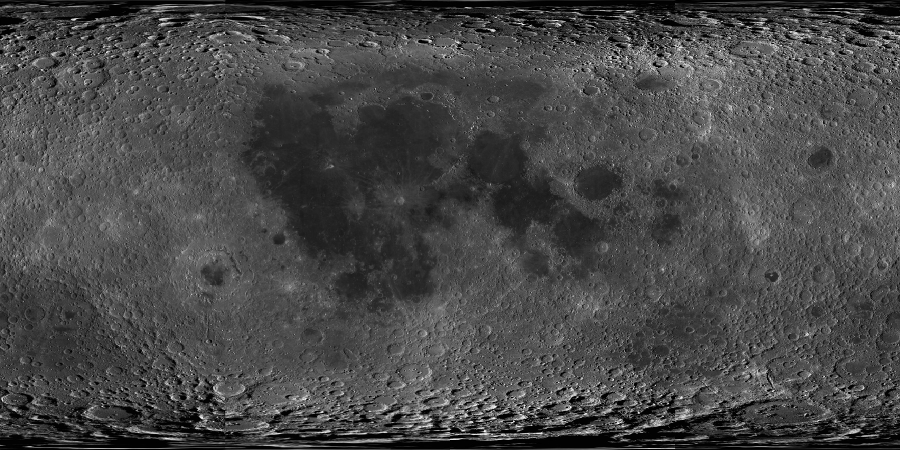
#> input picture examples/lunar-global-wac.jpg, 1800 x 900 px (shown at 1/2 size)
$ python peirce_mosaic.py
#> lines starting #> are read from the running program, lines starting #| are printed output that depends on the picture
### src/pyconformal/cartography.py
"""Spherical conformal map projections."""

from cmath import rect
from math import floor, isfinite, radians, remainder, sqrt, tan

import numpy as np
from numpy.typing import ArrayLike, NDArray
from scipy.special import ellipj, elliprf

from pyconformal.mobius import disk_to_upper_half_plane
from pyconformal.sc import upper_half_plane_to_square

__all__ = [
    "north_hemisphere_to_square",
    "peirce_quincuncial",
    "peirce_quincuncial_inverse",
    "stereographic_north_disk",
]

_LEMNISCATE_CONSTANT = float(elliprf(0, 1, 2))


def _longitude_angle(longitude: float, central_meridian: float) -> float:
    if not (isfinite(longitude) and isfinite(central_meridian)):
        raise ValueError("Longitude and central meridian must be finite.")
    return remainder(remainder(longitude, 360) - remainder(central_meridian, 360) + 45, 360)


def _stereographic(angle: float, latitude: float) -> complex:
    radius = 1.0 if latitude == 0 else tan(radians((90 - latitude) / 2))
    if abs(angle) == 180:
        return complex(-radius)
    return rect(radius, radians(angle))


# [32 lines left out: functions stereographic_north_disk, north_hemisphere_to_square, not called in this run]


def _north_square(angle: float, latitude: float) -> complex:
    if latitude == 90:
        return 0j
    if latitude == 0:
        # The Cayley value on the unit circle is real, with a pole at −1.
        if abs(angle) == 180:
            half_plane = complex(float("inf"), 0)
        elif abs(angle) == 90:
            half_plane = complex(angle / 90)
        else:
            half_plane = complex(tan(radians(angle / 2)))
    else:
        half_plane = disk_to_upper_half_plane(_stereographic(angle, latitude))
        # Values within rounding distance of the equator can acquire a
        # small negative imaginary part when the disk point is rounded.
        if half_plane.imag < 0:
            half_plane = complex(half_plane.real)
    return upper_half_plane_to_square(half_plane)


def peirce_quincuncial(
    longitude: float, latitude: float, *, central_meridian: float = 0
) -> complex:
    """Project the sphere to Peirce's normalized global square.

    Longitudes are east-positive and latitudes are spherical, in degrees.
    The outer square is ``[-1, 1] x [-1, 1]`` and its central diamond
    contains the northern hemisphere. Four southern triangles fill the
    corners. Each southern cut meridian has two edge copies. An input on
    a cut uses the sector immediately to its east. Longitude selects
    which of the four equivalent corners represents the south pole.

    References
    ----------
    Peirce (1879), *A quincuncial projection of the sphere*.
    PROJ, https://proj.org/en/stable/operations/projections/peirce_q.html.
    """
    if not -90 <= latitude <= 90:
        raise ValueError("Spherical latitude must be between -90 and 90 degrees.")
    angle = _longitude_angle(longitude, central_meridian)
    square = _north_square(angle, abs(latitude))
    if latitude < 0:
        # Reflect the corresponding northern sector across its equatorial side.
        sector = floor(angle / 90) % 4
        match sector:
            case 0:
                square = complex(square.real, -2 - square.imag)
            case 1:
                square = complex(2 - square.real, square.imag)
            case 2:
                square = complex(square.real, 2 - square.imag)
            case 3:
                square = complex(-2 - square.real, square.imag)
    point = square * (0.5 + 0.5j)
    # At cuts a round-off error can put a coordinate just outside the tile.
    return complex(max(-1, min(1, point.real)), max(-1, min(1, point.imag)))


def peirce_quincuncial_inverse(
    points: ArrayLike, *, central_meridian: float = 0
) -> tuple[NDArray[np.float64], NDArray[np.float64]]:
    """Return east-positive longitude and spherical latitude in degrees.

    Supply complex coordinates in the normalized global square. Arrays
    produce equally shaped arrays, and a scalar produces zero-dimensional
    arrays. The longitude interval is [-180, 180). The central meridian
    is returned at either pole, where longitude is undefined. Both
    copies of a cut invert to the same geographic coordinates.

    References
    ----------
    NIST DLMF §§22.6, 22.8 and 22.17 for Jacobi transformation formulas.
    """
    if not isfinite(central_meridian):
        raise ValueError("Central meridian must be finite.")
    tile = np.asarray(points, dtype=np.complex128)
    if np.any(~np.isfinite(tile) | (np.abs(tile.real) > 1) | (np.abs(tile.imag) > 1)):
        raise ValueError("Expected finite points in the normalized Peirce square.")
    north_square = tile * (1 - 1j)
    x, y = north_square.real, north_square.imag
    south = (np.abs(x) > 1) | (np.abs(y) > 1)
    x = np.where(np.abs(x) > 1, 2 * np.sign(x) - x, x)
    y = np.where(np.abs(y) > 1, 2 * np.sign(y) - y, y)
    disk = _lemniscate_sine((x + 1j * y) * (0.5 + 0.5j) * (1j * _LEMNISCATE_CONSTANT))

    radius = np.minimum(np.abs(disk), 1)
    latitude = 90 - np.rad2deg(2 * np.arctan(radius))
    latitude = np.where(south, -latitude, latitude)
    meridian = remainder(central_meridian, 360)
    longitude = np.where(radius == 0, meridian, np.rad2deg(np.angle(disk)) - 45 + meridian)
    return np.asarray((longitude + 180) % 360 - 180), np.asarray(latitude)


def _lemniscate_sine(argument: NDArray[np.complex128]) -> NDArray[np.complex128]:
    # Rotate by a quarter turn when needed to keep cn(Im u) away from zero.
    # sl(i u) = i sl(u), and sl(u) = sd(sqrt(2) u | 1/2) / sqrt(2).
    rotate = np.abs(argument.real) < np.abs(argument.imag)
    u = np.where(rotate, -1j * argument, argument) * sqrt(2)
    sr, cr, dr, _ = ellipj(u.real, 0.5)
    si, ci, di, _ = ellipj(u.imag, 0.5)
    # Apply the addition and imaginary-argument formulas to sn(u)/dn(u).
    numerator = sr * di + 1j * si * ci * cr * dr
    denominator = ci * dr * di - 0.5j * sr * cr * si
    disk = numerator / denominator / sqrt(2)
    return np.asarray(np.where(rotate, 1j * disk, disk), dtype=np.complex128)

### examples/peirce_mosaic.py
"""Inverse-resample the global LROC mosaic into Peirce's square."""

from pathlib import Path

import matplotlib.pyplot as plt
import numpy as np
from matplotlib import patheffects
from matplotlib.colors import LogNorm
from matplotlib.lines import Line2D
from numpy.typing import NDArray
from scipy.ndimage import map_coordinates
from scipy.special import elliprf

from pyconformal.cartography import peirce_quincuncial, peirce_quincuncial_inverse

FloatGrid = NDArray[np.float64]
LANDMARKS = (
    ("Copernicus", -20.08, 9.62, (15, 13)),
    ("Jackson", -163.32, 22.05, (-14, 13)),
    ("Tycho", -11.22, -43.30, (-15, -14)),
    ("Tsiolkovskiy", 128.97, -20.38, (16, -15)),
)
INK = "#122b38"
EQUATOR = "#91f5f0"
CRATERS = "#ffd479"
POLES = "#ffffff"


def sample_global_mosaic(mosaic: FloatGrid, longitude: FloatGrid, latitude: FloatGrid) -> FloatGrid:
    """Interpolate an equirectangular global mosaic with longitude wrapping."""
    height, width = mosaic.shape
#> height = 900; width = 1800
    # The source raster spans longitude −180 to 180 and latitude −90 to 90.
    columns = ((longitude + 180) % 360) * width / 360 + 0.5
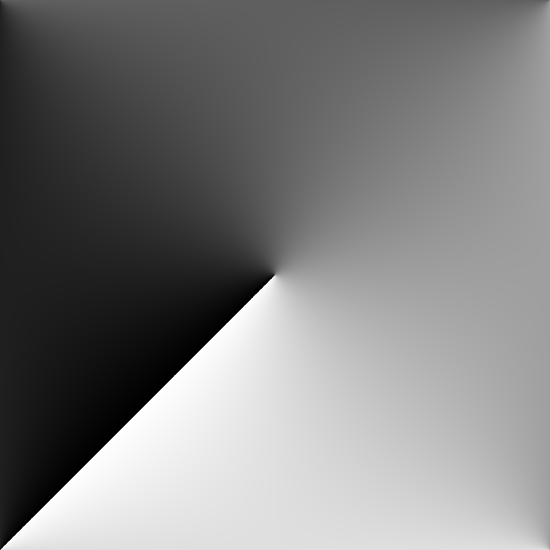
#> columns: shape (1100, 1100) float64 (shown at 1/2 size); min 0.5, max 1800.5, mean 900.1; drawn with min black and max white
    rows = (90 - latitude) * height / 180 - 0.5
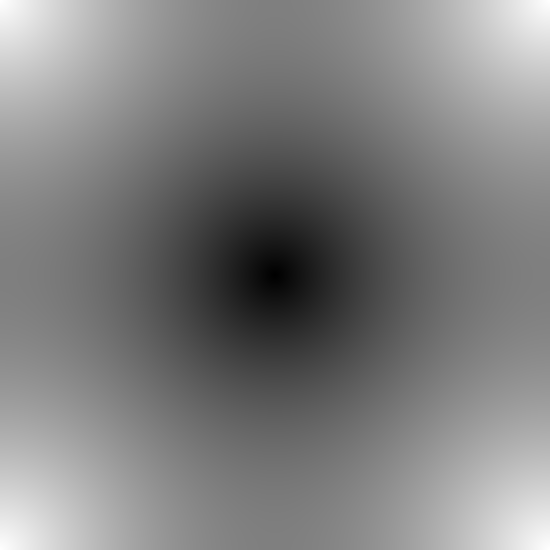
#> rows: shape (1100, 1100) float64 (shown at 1/2 size); min 0.466, max 898.5, mean 449.5; drawn with min black and max white
    padded = np.pad(mosaic, ((0, 0), (1, 1)), mode="wrap")
    values = map_coordinates(padded, [rows, columns], order=1, mode="nearest")
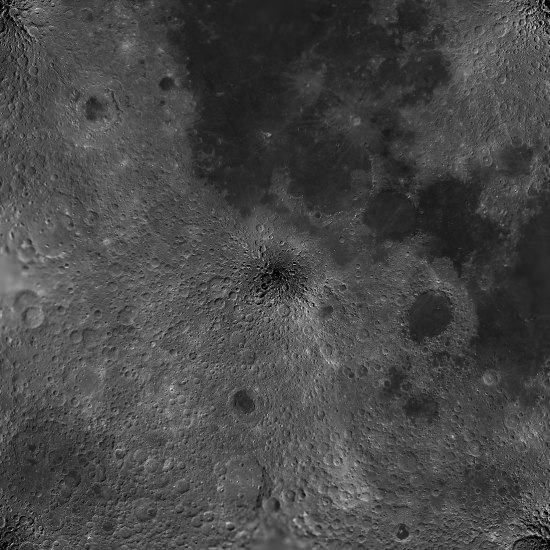
#> values: shape (1100, 1100) float64 (shown at 1/2 size); min 0, max 253.1, mean 72.3
    return np.asarray(values, dtype=np.float64)


def local_scale(longitude: FloatGrid, latitude: FloatGrid) -> FloatGrid:
    """Return linear scale relative to great-circle arc length on the unit sphere."""
    radius = np.tan(np.deg2rad(90 - np.abs(latitude)) / 2)
    disk = radius * np.exp(1j * np.deg2rad(longitude + 45))
    k = float(elliprf(0, 1, 2))
    # The inverse lemniscate map contributes the denominator and
    # stereographic projection contributes (1 + r²)/2.
    with np.errstate(divide="ignore"):
        factor = (1 + radius**2) / (2 * k * np.sqrt(np.abs(1 - disk**4)))
    return np.asarray(factor, dtype=np.float64)


def main() -> None:
    """Generate the labeled lunar map and its linear-scale panel."""
    path = Path(__file__)
    mosaic = np.asarray(plt.imread(path.with_name("lunar-global-wac.jpg")), dtype=np.float64)
    if mosaic.shape != (900, 1800):
        raise ValueError("Expected the 1800 by 900 global LROC WMS raster.")
    count = 1100
    pixel_centers = -1 + 2 * (np.arange(count) + 0.5) / count
    points = pixel_centers[None, :] + 1j * pixel_centers[:, None]
    longitude, latitude = peirce_quincuncial_inverse(points)
    image = sample_global_mosaic(mosaic, longitude, latitude)
    scale = local_scale(longitude, latitude)
    pole_scale = 1 / (2 * float(elliprf(0, 1, 2)))
    low, high = np.percentile(image, [2, 98])
#> low = 30.32; high = 132.2

    fig, (map_ax, scale_ax) = plt.subplots(
        1, 2, figsize=(11.2, 6.2), layout="constrained", width_ratios=(1.48, 1)
    )
    extent = (-1, 1, -1, 1)
    map_ax.imshow(image, origin="lower", extent=extent, cmap="gray", vmin=low, vmax=high)
    zoom = scale_ax.imshow(
        scale / pole_scale,
        origin="lower",
        extent=extent,
        cmap="viridis",
        norm=LogNorm(1, 5),
    )
    colorbar = fig.colorbar(
        zoom,
        ax=scale_ax,
        orientation="horizontal",
        fraction=0.075,
        pad=0.07,
        extend="max",
        ticks=(1, 2, 3, 5),
    )
    colorbar.minorticks_off()
    colorbar.ax.set_xticklabels(["1\u00d7", "2\u00d7", "3\u00d7", "5\u00d7+"])
    colorbar.set_label("Local length scale relative to a pole", fontsize=9, labelpad=6)
    scale_ax.text(
        0.5,
        -0.04,
        "Purple · 1\u00d7 at the poles\n"
        "Green to yellow · increasing enlargement\n"
        "At 2\u00d7, equal short ground distances appear twice as long.\n"
        "Yellow includes values above 5\u00d7 near the four cut points.",
        transform=scale_ax.transAxes,
        ha="center",
        va="top",
        fontsize=8.2,
        linespacing=1.55,
        color="#254653",
    )
    equator_x, equator_y = [0, 1, 0, -1, 0], [-1, 0, 1, 0, -1]
    for ax in (map_ax, scale_ax):
        ax.set(xlim=(-1.12, 1.12), ylim=(-1.12, 1.12), aspect="equal")
        ax.set_axis_off()
        ax.plot([-1, 1, 1, -1, -1], [-1, -1, 1, 1, -1], color=INK, linewidth=1.3)
        rim = ax.plot(equator_x, equator_y, color=EQUATOR, linewidth=1.65, zorder=3)[0]
        rim.set_path_effects(
            [patheffects.Stroke(linewidth=3.65, foreground=INK), patheffects.Normal()]
        )
        ax.scatter(
            equator_x[:-1],
            equator_y[:-1],
            marker="D",
            s=37,
            facecolor=EQUATOR,
            edgecolor=INK,
            linewidth=1.45,
            zorder=4,
        )
    for name, lon, lat, offset in LANDMARKS:
        point = peirce_quincuncial(lon, lat)
        map_ax.scatter(
            point.real,
            point.imag,
            s=55,
            color=CRATERS,
            edgecolor=INK,
            linewidth=1.65,
            zorder=5,
        )
        label = map_ax.annotate(
            name,
            (point.real, point.imag),
            xytext=offset,
            textcoords="offset points",
            color="#ffffff",
            fontsize=10,
            fontweight="semibold",
            ha="right" if offset[0] < 0 else "left",
            va="center",
            bbox={"boxstyle": "round,pad=0.25", "facecolor": INK, "edgecolor": "none"},
            arrowprops={"arrowstyle": "-", "color": CRATERS, "lw": 1.2, "shrinkA": 2, "shrinkB": 5},
            zorder=6,
        )
        if label.arrow_patch is not None:
            label.arrow_patch.set_path_effects(
                [
                    patheffects.Stroke(linewidth=2.8, foreground=INK),
                    patheffects.Normal(),
                ]
            )
    for lon in (0, 90, 180, -90):
        pole = peirce_quincuncial(lon, -90)
        map_ax.scatter(
            pole.real,
            pole.imag,
            s=44,
            marker="P",
            facecolor=POLES,
            edgecolor=INK,
            linewidth=1.3,
            zorder=5,
        )
        map_ax.annotate(
            "S",
            (pole.real, pole.imag),
            xytext=(7 * round(pole.real), 7 * round(pole.imag)),
            textcoords="offset points",
            fontsize=10,
            color="#193746",
            fontweight="bold",
            ha="left" if pole.real > 0 else "right",
            va="bottom" if pole.imag > 0 else "top",
        )
    map_ax.scatter(0, 0, s=44, marker="P", facecolor=POLES, edgecolor=INK, linewidth=1.3, zorder=5)
    map_ax.annotate(
        "N",
        (0, 0),
        xytext=(7, 7),
        textcoords="offset points",
        fontsize=10,
        color="white",
        fontweight="bold",
        bbox={"boxstyle": "round,pad=0.22", "facecolor": INK, "edgecolor": "none"},
        zorder=6,
    )
    map_ax.set_title(
        "Whole Moon · north at center, south at four corners", color="#193746", fontsize=11
    )
    scale_ax.set_title("Local enlargement relative to the poles", color="#193746", fontsize=11)
    fig.suptitle(
        "The Moon in Peirce's quincuncial projection",
        fontsize=17,
        color="#193746",
        fontweight="bold",
    )
    fig.legend(
        handles=[
            Line2D(
                [0],
                [0],
                color=INK,
                marker="D",
                markerfacecolor=EQUATOR,
                markeredgecolor=INK,
                label="Equator and cut points",
            ),
            Line2D(
                [0],
                [0],
                linestyle="none",
                marker="o",
                markerfacecolor=CRATERS,
                markeredgecolor=INK,
                label="Named crater",
            ),
            Line2D(
                [0],
                [0],
                linestyle="none",
                marker="P",
                markerfacecolor=POLES,
                markeredgecolor=INK,
                label="Pole",
            ),
        ],
        loc="outside lower center",
        ncols=3,
        frameon=False,
        fontsize=9,
    )
    fig.savefig(path.with_suffix(".png"), dpi=180)
    plt.close(fig)


if __name__ == "__main__":
    main()
#> (the call stopped at in _north_square, `half_plane = disk_to_upper_half_plane(_stereographic(angle, latitude))`: pyconformal is not available in this run)
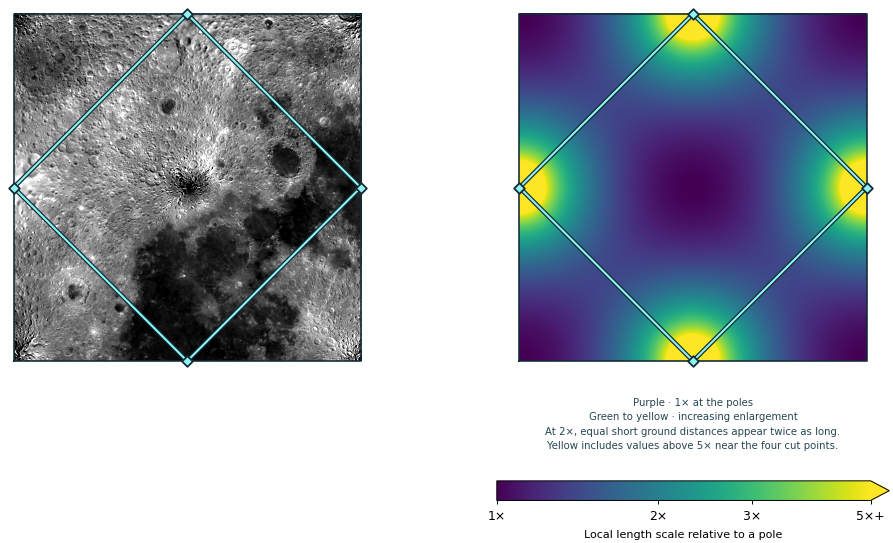
#> figure drawn by matplotlib, 3 panels
